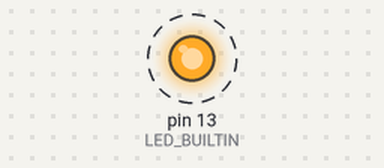
The sketch below on a simulated Arduino Nano, built with avr-gcc and run on an emulated ATmega328P. Parts: output pins drawn as LEDs (lit = HIGH). Dashed ring = blinking. What the sketch prints to the serial monitor is not drawn.

Above: at 0.2 s.
Timing chart, 0 to 3.0 s (numbered marks = the images above):
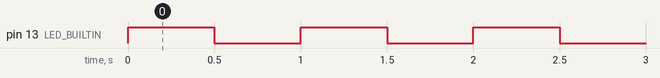

The sketch:

blink.ino
```cpp
// Blinks the on-board LED (D13) and says hello on the serial port, 115200 baud.

// Arduino.h is implicit in a sketch; written here so that clangd sees it too.
#include <Arduino.h>

void setup() {
  pinMode(LED_BUILTIN, OUTPUT);
  Serial.begin(115200);
  Serial.println("Hello from Picodev");
}

void loop() {
  digitalWrite(LED_BUILTIN, !digitalRead(LED_BUILTIN));
  delay(500);
}
```

Measured:
- by itself, pin 13 (LED_BUILTIN): alternates HIGH for 0.50 s and LOW for 0.50 s
